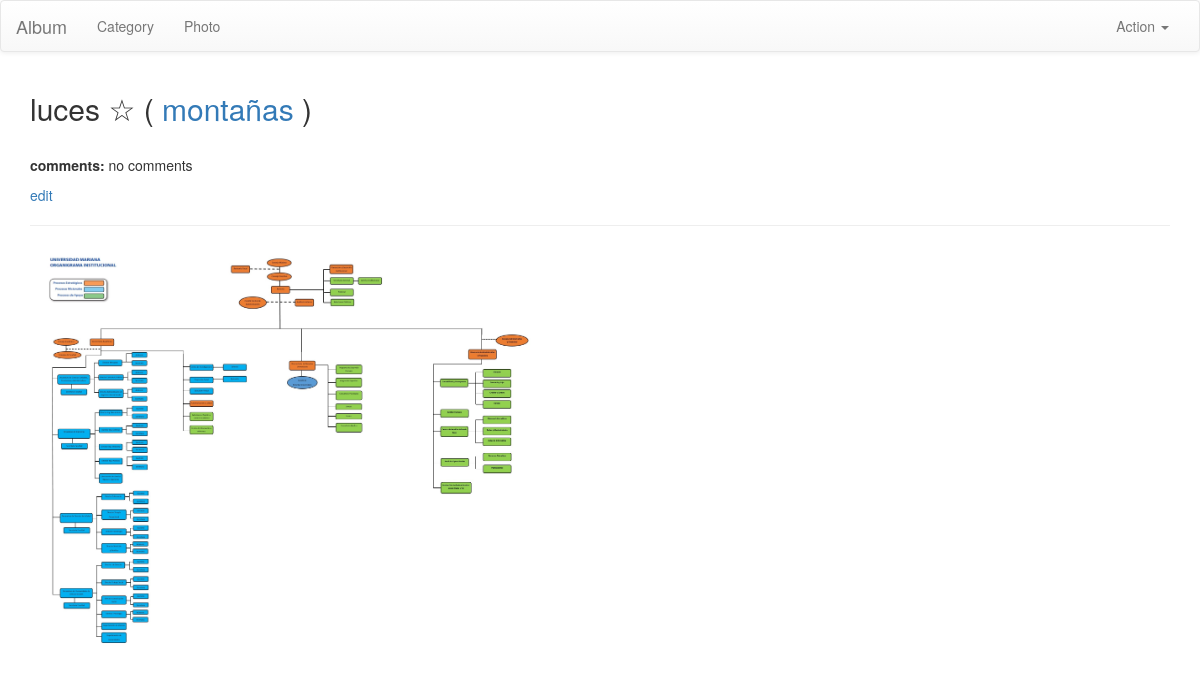
Page /album/photo/5/detail/ on the committed database.
### album/models.py (models this page shows, shortened)
class Photo(models.Model):
    category = models.ForeignKey('Category', on_delete=models.PROTECT)
    title = models.CharField(max_length=50, default='No title')
    photo = models.ImageField(upload_to='photos/')
    pub_date = models.DateField(auto_now_add=True)
    favorite = models.BooleanField(default=False)
    comment = models.CharField(max_length=200, blank=True)

class Category(models.Model):
    name = models.CharField(max_length=50)
    def __str__(self):
        return self.name

### album/views.py (the view)
# urls.py: url(r'^photo/(?P<pk>\d+)/detail/$', views.PhotoDetailView.as_view(),
class PhotoDetailView(DetailView):
	model = Photo

### album/templates/album/photo_detail.html (shortened to what this page needs)
{% extends 'base.html' %}
{% load static %}
{% block section %}
	<h2>
		{{ object.title }}
		{% if object.favorite %}
			&#9733;
		{% else %}
			&#9734;
		{% endif %}
		{% if object.category_id %}
			( <a href="{% url "category_detail" object.category_id %}">{{ object.category }}</a> )
		{% endif %}
	</h2>
	​<p><strong>comments: </strong>{{ object.comment|default:"no comments" }}</p>
	<a href= ​"{% url "photo-update" object.id %}">edit</a>
	<hr>
{% endblock section %}
{% block maincontent %}
<div>
	<div>
		<img src="{% static object.photo.url %}"
		style="width:550px;height:420px"/>
	</div>
</div>
{% endblock maincontent %}

### rows in the picture
Photo: title "luces", category "montañas", comment "no comments", photo (picture)
